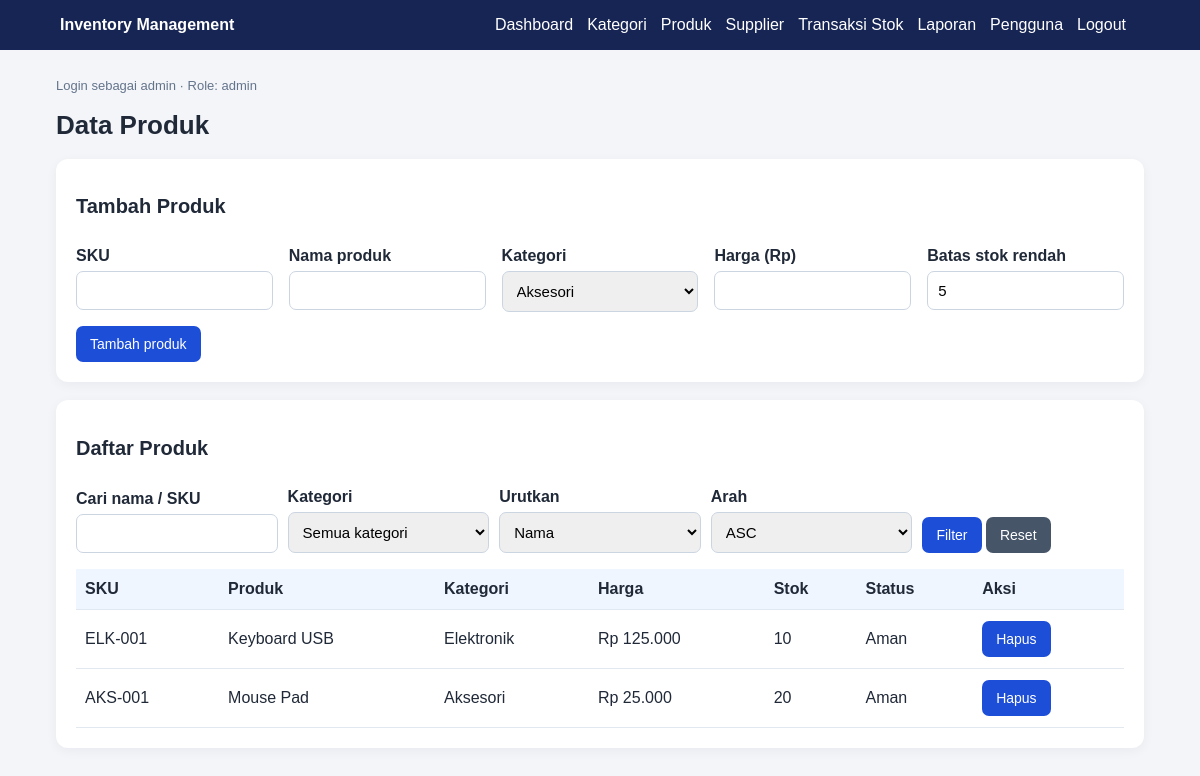
The page /products.php (signed in) on the database its author committed.
### tables this page shows
CREATE TABLE products (
  id INT UNSIGNED AUTO_INCREMENT PRIMARY KEY,
  category_id INT UNSIGNED NOT NULL,
  sku VARCHAR(50) NOT NULL UNIQUE,
  name VARCHAR(150) NOT NULL,
  price DECIMAL(12,2) NOT NULL DEFAULT 0,
  stock INT NOT NULL DEFAULT 0,
  minimum_stock INT NOT NULL DEFAULT 5,
  created_at TIMESTAMP NOT NULL DEFAULT CURRENT_TIMESTAMP,
  CONSTRAINT chk_product_price CHECK (price >= 0),
  CONSTRAINT chk_product_stock CHECK (stock >= 0),
  CONSTRAINT chk_product_minimum CHECK (minimum_stock >= 0),
  FOREIGN KEY (category_id) REFERENCES categories(id) ON UPDATE CASCADE ON DELETE RESTRICT
);

CREATE TABLE categories (
  id INT UNSIGNED AUTO_INCREMENT PRIMARY KEY,
  name VARCHAR(100) NOT NULL UNIQUE,
  description VARCHAR(255) NULL,
  created_at TIMESTAMP NOT NULL DEFAULT CURRENT_TIMESTAMP
);

### helpers/escape.php (called while the page is built)
<?php
function e($value): string {
    return htmlspecialchars((string)$value, ENT_QUOTES, 'UTF-8');
}

### public/products.php (the view, shortened to what this page needs)
<?php
require_once __DIR__ . '/../config/database.php'; require_once __DIR__ . '/../helpers/auth.php'; require_login(); require_once __DIR__ . '/../helpers/escape.php'; require_once __DIR__ . '/../helpers/csrf.php';
$pageTitle='Produk'; $message=''; $error='';
$categories=$pdo->query('SELECT id,name FROM categories ORDER BY name')->fetchAll();
$q=trim($_GET['q']??'');$cat=(int)($_GET['category_id']??0);$sort=$_GET['sort']??'name';$dir=strtoupper($_GET['dir']??'ASC');
$sortMap=['name'=>'p.name','price'=>'p.price','stock'=>'p.stock','sku'=>'p.sku'];if(!isset($sortMap[$sort]))$sort='name';if(!in_array($dir,['ASC','DESC'],true))$dir='ASC';
$where=[];$params=[];if($q!==''){$where[]='(p.name LIKE ? OR p.sku LIKE ?)';$params[]='%'.$q.'%';$params[]='%'.$q.'%';}if($cat>0){$where[]='p.category_id=?';$params[]=$cat;}
$condition=$where?'WHERE '.implode(' AND ',$where):'';
$st=$pdo->prepare("SELECT p.*,c.name category_name FROM products p JOIN categories c ON c.id=p.category_id $condition ORDER BY {$sortMap[$sort]} $dir");$st->execute($params);$rows=$st->fetchAll();
require '_header.php';
?>
<h1>Data Produk</h1><?php if($message):?><div class="notice"><?=e($message)?></div><?php endif;?><?php if($error):?><div class="error"><?=e($error)?></div><?php endif;?>
<div class="card"><h2>Tambah Produk</h2><?php if(!$categories):?><p>Tambahkan kategori terlebih dahulu.</p><?php else:?><form method="post"><input type="hidden" name="csrf_token" value="<?=e(csrf_token())?>"><input type="hidden" name="action" value="add"><div class="grid"><div><label>SKU</label><input name="sku" required maxlength="50"></div><div><label>Nama produk</label><input name="name" required maxlength="150"></div><div><label>Kategori</label><select name="category_id" required><?php foreach($categories as $c):?><option value="<?=e($c['id'])?>"><?=e($c['name'])?></option><?php endforeach;?></select></div><div><label>Harga (Rp)</label><input type="number" name="price" min="0" step="0.01" required></div><div><label>Batas stok rendah</label><input type="number" name="minimum_stock" min="0" value="5" required></div></div><div class="actions"><button>Tambah produk</button></div></form><?php endif;?></div>
<div class="card"><h2>Daftar Produk</h2><form method="get" class="inline"><div><label>Cari nama / SKU</label><input name="q" value="<?=e($q)?>"></div><div><label>Kategori</label><select name="category_id"><option value="0">Semua kategori</option><?php foreach($categories as $c):?><option value="<?=e($c['id'])?>" <?=$cat===$c['id']?'selected':''?>><?=e($c['name'])?></option><?php endforeach;?></select></div><div><label>Urutkan</label><select name="sort"><?php foreach(['name'=>'Nama','sku'=>'SKU','price'=>'Harga','stock'=>'Stok'] as $k=>$v):?><option value="<?=$k?>" <?=$sort===$k?'selected':''?>><?=$v?></option><?php endforeach;?></select></div><div><label>Arah</label><select name="dir"><option <?=$dir==='ASC'?'selected':''?>>ASC</option><option <?=$dir==='DESC'?'selected':''?>>DESC</option></select></div><div><button>Filter</button> <a class="btn secondary" href="products.php">Reset</a></div></form>
<div class="table-wrap" style="margin-top:16px"><table><tr><th>SKU</th><th>Produk</th><th>Kategori</th><th>Harga</th><th>Stok</th><th>Status</th><th>Aksi</th></tr><?php foreach($rows as $r):?><tr><td><?=e($r['sku'])?></td><td><?=e($r['name'])?></td><td><?=e($r['category_name'])?></td><td>Rp <?=number_format($r['price'],0,',','.')?></td><td><?=e($r['stock'])?></td><td><?=$r['stock']<=$r['minimum_stock']?'<span class="pill">Stok rendah</span>':'Aman'?></td><td><?php if(($_SESSION['user']['role']??'')==='admin'):?><form method="post" onsubmit="return confirm('Hapus produk ini?')"><input type="hidden" name="csrf_token" value="<?=e(csrf_token())?>"><input type="hidden" name="action" value="delete"><input type="hidden" name="id" value="<?=e($r['id'])?>"><button class="danger">Hapus</button></form><?php else:?>-<?php endif;?></td></tr><?php endforeach;?><?php if(!$rows):?><tr><td colspan="7">Data produk tidak ditemukan.</td></tr><?php endif;?></table></div></div>
<?php require '_footer.php';?>

### public/_header.php (shortened to what this page needs)
<?php
require_once __DIR__ . '/../helpers/escape.php';
?><!doctype html><html lang="id"><head><meta charset="utf-8"><meta name="viewport" content="width=device-width,initial-scale=1"><title><?=e($pageTitle ?? 'Inventory Management')?></title><link rel="stylesheet" href="style.css"></head><body>
<header class="top"><strong>Inventory Management</strong><nav><a href="dashboard.php">Dashboard</a><a href="categories.php">Kategori</a><a href="products.php">Produk</a><a href="suppliers.php">Supplier</a><a href="stock.php">Transaksi Stok</a><a href="reports.php">Laporan</a><?php if (($_SESSION['user']['role'] ?? '') === 'admin'): ?><a href="users.php">Pengguna</a><?php endif; ?><a href="logout.php">Logout</a></nav></header><main class="container">
<div class="muted small" style="margin-bottom:14px">Login sebagai <?=e($_SESSION['user']['username'])?> · Role: <?=e($_SESSION['user']['role'])?></div>

### public/_footer.php
</main></body></html>

### public/style.css (style rules this page uses)
* { box-sizing:border-box }
body { margin:0;font-family:Arial,sans-serif;background:#f3f5f9;color:#202938 }
.top { background:#172554;color:#fff;padding:16px 5%;display:flex;justify-content:space-between;align-items:center;gap:16px;flex-wrap:wrap }
.top a { color:#fff;text-decoration:none;margin-right:14px }
.container { max-width:1120px;margin:28px auto;padding:0 16px }
.card { background:#fff;border-radius:12px;padding:20px;margin-bottom:18px;box-shadow:0 3px 12px #0f172a0c }
.grid { display:grid;grid-template-columns:repeat(auto-fit,minmax(190px,1fr));gap:16px }
h1 { font-size:26px }
h2 { font-size:20px }
label { display:block;margin:12px 0 6px;font-weight:bold }
input,select { width:100%;padding:10px;border:1px solid #cbd5e1;border-radius:7px;font-size:15px }
button,.btn { display:inline-block;border:0;border-radius:7px;background:#1d4ed8;color:#fff;padding:10px 14px;text-decoration:none;cursor:pointer;font-size:14px }
.btn.secondary { background:#475569 }
.actions { display:flex;gap:8px;flex-wrap:wrap;margin-top:14px }
table { border-collapse:collapse;width:100%;background:#fff }
th,td { text-align:left;border-bottom:1px solid #e2e8f0;padding:11px 9px }
th { background:#eff6ff }
td form { display:inline }
.table-wrap { overflow-x:auto }
.muted { color:#64748b }
.inline { display:flex;gap:10px;align-items:end;flex-wrap:wrap }
.inline>div { flex:1;min-width:150px }
.small { font-size:13px }

### rows shown on the page
products: sku "ELK-001", name "Keyboard USB", category.name "Elektronik", price "125.000", stock "10", minimum_stock "Aman"
products: sku "AKS-001", name "Mouse Pad", category.name "Aksesori", price "25.000", stock "20", minimum_stock "Aman"

### other values the page prints
$_SESSION['user']['username'] "admin"
$_SESSION['user']['role'] "admin"
form field category_id "Aksesori"
form field sort "Nama"
